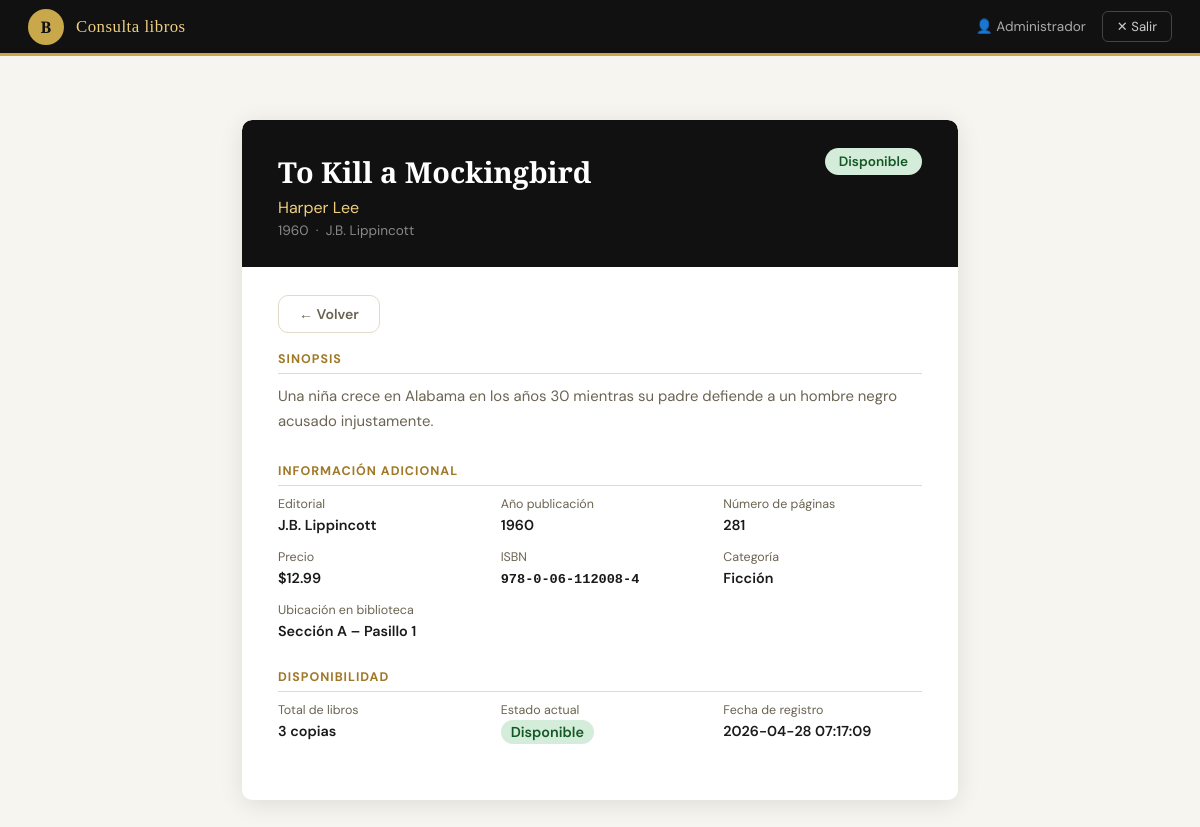
The page /index.php?action=detalles&isbn=978-0-06-112008-4 (signed in) on the database its author committed.
### tables this page shows
CREATE TABLE IF NOT EXISTS Libros (
    ISBN            VARCHAR(20)     PRIMARY KEY,
    Titulo          VARCHAR(255)    NOT NULL,
    Autor           VARCHAR(255)    NOT NULL,
    Editorial       VARCHAR(150)    NOT NULL,
    Sinopsis        TEXT,
    AnioPublicacion YEAR            NOT NULL,
    NumeroPaginas   INT             NOT NULL,
    Precio          DECIMAL(10,2)   NOT NULL,
    Ubicacion       VARCHAR(100)    NOT NULL,
    NumeroCopias    INT             NOT NULL DEFAULT 1,
    Categoria       VARCHAR(100)    NOT NULL,
    FechaRegistro   DATETIME        NOT NULL DEFAULT CURRENT_TIMESTAMP,
    Estado          ENUM('disponible','prestado','mantenimiento','perdido')
                                    NOT NULL DEFAULT 'disponible',
    INDEX idx_titulo (Titulo(50)),
    INDEX idx_autor  (Autor(50))
);

### controllers/LibroController.php (called while the page is built, shortened)
<?php
require_once __DIR__ . '/../models/LibroModel.php';
class LibroController {
    private LibroModel $model;
    public function __construct() {
        $this->model = new LibroModel();
    }
    public function detalles(): void {
        $isbn  = $_GET['isbn'] ?? '';
        $libro = $this->model->getByISBN($isbn);
        require __DIR__ . '/../views/libros/detalles.php';
    }
}

### config/db.php (called while the page is built)
<?php
function getDB(): PDO {
    $host     = getenv('DB_HOST')     ?: 'localhost';
    $port     = getenv('DB_PORT')     ?: '3306';
    $dbname   = getenv('DB_NAME')     ?: 'olp300';
    $user     = getenv('DB_USER')     ?: 'root';
    $password = getenv('DB_PASSWORD') ?: '';
    $dsn = "mysql:host=$host;port=$port;dbname=$dbname;charset=utf8mb4";
    try {
        $pdo = new PDO($dsn, $user, $password, [
            PDO::ATTR_ERRMODE            => PDO::ERRMODE_EXCEPTION,
            PDO::ATTR_DEFAULT_FETCH_MODE => PDO::FETCH_ASSOC,
            PDO::ATTR_EMULATE_PREPARES   => false,
        ]);
        return $pdo;
    } catch (PDOException $e) {
        error_log('DB Connection error: ' . $e->getMessage());
        die(json_encode(['error' => 'Error de conexión a la base de datos.']));
    }
}

### models/LibroModel.php (called while the page is built, shortened)
<?php
require_once __DIR__ . '/../config/db.php';
class LibroModel {
    private PDO $db;
    public function __construct() {
        $this->db = getDB();
    }
    public function getByISBN(string $isbn): array|false {
        $stmt = $this->db->prepare(
            'SELECT * FROM Libros WHERE ISBN = :isbn LIMIT 1'
        );
        $stmt->execute([':isbn' => $isbn]);
        return $stmt->fetch();
    }
}

### views/libros/detalles.php (the view, shortened to what this page needs)
<!DOCTYPE html>
<html lang="es">
<head>
  <link rel="stylesheet" href="public/css/style.css">
</head>
<body>
<header class="topbar">
  <div class="topbar__brand">
    <div class="topbar__logo">B</div>
    <span class="topbar__title">Consulta libros</span>
  </div>
  <nav class="topbar__nav">
    <span class="topbar__user">👤 <?= htmlspecialchars($_SESSION['nombre'] ?? '') ?></span>
    <a href="index.php?action=logout" class="btn-exit">✕ Salir</a>
  </nav>
</header>
<main class="page page-narrow" style="margin-top:28px;">
  <div class="card">
    <div class="detail-hero">
      <span class="badge badge-<?= $libro['Estado'] ?>"><?= $libro['Estado'] ?></span>
      <h1><?= htmlspecialchars($libro['Titulo']) ?></h1>
      <div class="author"><?= htmlspecialchars($libro['Autor']) ?></div>
      <div class="meta"><?= htmlspecialchars($libro['AnioPublicacion']) ?> &nbsp;·&nbsp; <?= htmlspecialchars($libro['Editorial']) ?></div>
    </div>
    <div class="detail-body">
      <div style="margin-bottom:18px;">
        <a href="index.php?action=catalogo" class="btn btn-secondary">← Volver</a>
      </div>
      <div class="detail-section">
        <h3>Sinopsis</h3>
        <p style="line-height:1.7;color:var(--text-muted);font-size:.93rem;">
          <?= nl2br(htmlspecialchars($libro['Sinopsis'] ?? 'Sin sinopsis disponible.')) ?>
        </p>
      </div>
      <div class="detail-section">
        <h3>Información adicional</h3>
        <div class="detail-grid">
          <div class="detail-item">
            <label>Editorial</label>
            <span><?= htmlspecialchars($libro['Editorial']) ?></span>
          </div>
          <div class="detail-item">
            <label>Año publicación</label>
            <span><?= htmlspecialchars($libro['AnioPublicacion']) ?></span>
          </div>
          <div class="detail-item">
            <label>Número de páginas</label>
            <span><?= (int)$libro['NumeroPaginas'] ?></span>
          </div>
          <div class="detail-item">
            <label>Precio</label>
            <span>$<?= number_format((float)$libro['Precio'], 2) ?></span>
          </div>
          <div class="detail-item">
            <label>ISBN</label>
            <span style="font-family:monospace;font-size:.85rem;"><?= htmlspecialchars($libro['ISBN']) ?></span>
          </div>
          <div class="detail-item">
            <label>Categoría</label>
            <span><?= htmlspecialchars($libro['Categoria']) ?></span>
          </div>
          <div class="detail-item" style="grid-column: 1 / -1;">
            <label>Ubicación en biblioteca</label>
            <span><?= htmlspecialchars($libro['Ubicacion']) ?></span>
          </div>
        </div>
      </div>
      <div class="detail-section">
        <h3>Disponibilidad</h3>
        <div class="detail-grid">
          <div class="detail-item">
            <label>Total de libros</label>
            <span><?= (int)$libro['NumeroCopias'] ?> copias</span>
          </div>
          <div class="detail-item">
            <label>Estado actual</label>
            <span><span class="badge badge-<?= $libro['Estado'] ?>"><?= $libro['Estado'] ?></span></span>
          </div>
          <div class="detail-item">
            <label>Fecha de registro</label>
            <span><?= htmlspecialchars($libro['FechaRegistro']) ?></span>
          </div>
        </div>
      </div>
    </div>
  </div>
</main>
</body>
</html>

### public/css/style.css (style rules this page uses)
:root { --gold: #C9A84C; --gold-dark: #A07828; --gold-light: #F0D080; --black: #111111; --dark: #1A1A1A; --surface: #FFFFFF; --surface-2: #F7F5F0; --border: #E2D9C8; --text: #1A1A1A; --text-muted: #6B6452; --danger: #C0392B; --danger-bg: #FDF0EE; --success: #1E7E34; --success-bg: #EBF7ED; --warning: #856404; --warning-bg: #FFF3CD; --radius: 10px; --shadow: 0 4px 24px rgba(0,0,0,.10); --shadow-sm: 0 2px 8px rgba(0,0,0,.07); --transition: .18s ease; --font-display: 'Playfair Display', Georgia, serif; --font-body: 'DM Sans', system-ui, sans-serif; }
*, *::before, *::after { box-sizing: border-box; margin: 0; padding: 0; }
html { font-size: 16px; }
body { font-family: var(--font-body); background: var(--surface-2); color: var(--text); min-height: 100vh; }
a { color: inherit; text-decoration: none; }
.topbar { background: var(--black); color: #fff; height: 56px; display: flex; align-items: center; justify-content: space-between; padding: 0 28px; position: sticky; top: 0; z-index: 100; border-bottom: 3px solid var(--gold); }
.topbar__brand { display: flex; align-items: center; gap: 12px; }
.topbar__logo { width: 36px; height: 36px; background: var(--gold); border-radius: 50%; display: flex; align-items: center; justify-content: center; font-family: var(--font-display); font-size: 16px; color: var(--black); font-weight: 700; }
.topbar__title { font-family: var(--font-display); font-size: 1.05rem; color: var(--gold-light); letter-spacing: .03em; }
.topbar__nav { display: flex; align-items: center; gap: 8px; }
.topbar__user { font-size: .85rem; color: #aaa; margin-right: 8px; }
.btn-exit { background: transparent; border: 1px solid #444; color: #ccc; padding: 6px 14px; border-radius: 6px; font-size: .82rem; transition: var(--transition); }
.page { padding: 36px 32px; max-width: 1200px; margin: 0 auto; }
.page-narrow { max-width: 780px; }
.btn { display: inline-flex; align-items: center; gap: 6px; padding: 9px 20px; border-radius: var(--radius); font-size: .88rem; font-weight: 600; border: none; transition: var(--transition); white-space: nowrap; }
.btn-secondary { background: transparent; border: 1.5px solid var(--border); color: var(--text-muted); }
.card { background: var(--surface); border-radius: var(--radius); box-shadow: var(--shadow); overflow: hidden; }
.badge { display: inline-block; padding: 3px 10px; border-radius: 20px; font-size: .76rem; font-weight: 600; text-transform: capitalize; }
.badge-disponible { background: #d4edda; color: #155724; }
.detail-hero { background: var(--black); color: #fff; border-radius: var(--radius) var(--radius) 0 0; padding: 32px 36px 28px; position: relative; }
.detail-hero h1 { font-family: var(--font-display); font-size: 1.8rem; margin-bottom: 6px; }
.detail-hero .author { color: var(--gold-light); font-size: 1rem; margin-bottom: 4px; }
.detail-hero .meta { color: #888; font-size: .85rem; }
.detail-hero .badge { position: absolute; top: 28px; right: 36px; font-size: .85rem; padding: 5px 14px; }
.detail-body { padding: 28px 36px; }
.detail-section { margin-bottom: 28px; }
.detail-section h3 { font-size: .78rem; text-transform: uppercase; letter-spacing: .08em; color: var(--gold-dark); font-weight: 700; margin-bottom: 10px; padding-bottom: 6px; border-bottom: 1px solid var(--border); }
.detail-grid { display: grid; grid-template-columns: repeat(3, 1fr); gap: 14px 24px; }
.detail-item label { font-size: .78rem; color: var(--text-muted); display: block; margin-bottom: 2px; }
.detail-item span { font-weight: 600; font-size: .9rem; }

### rows shown on the page
libros: Estado "Disponible", Titulo "To Kill a Mockingbird", Autor "Harper Lee", AnioPublicacion "1960", Editorial "J.B. Lippincott", Sinopsis "Una niña crece en Alabama en los años 30 mientras su padre defiende a un hombre negro acusado injustamente.", NumeroPaginas "281", Precio "12.99", ISBN "978-0-06-112008-4", Categoria "Ficción", Ubicacion "Sección A – Pasillo 1", NumeroCopias "3", FechaRegistro "2026-04-28 07:17:09"

### other values the page prints
$_SESSION['nombre'] "Administrador"
